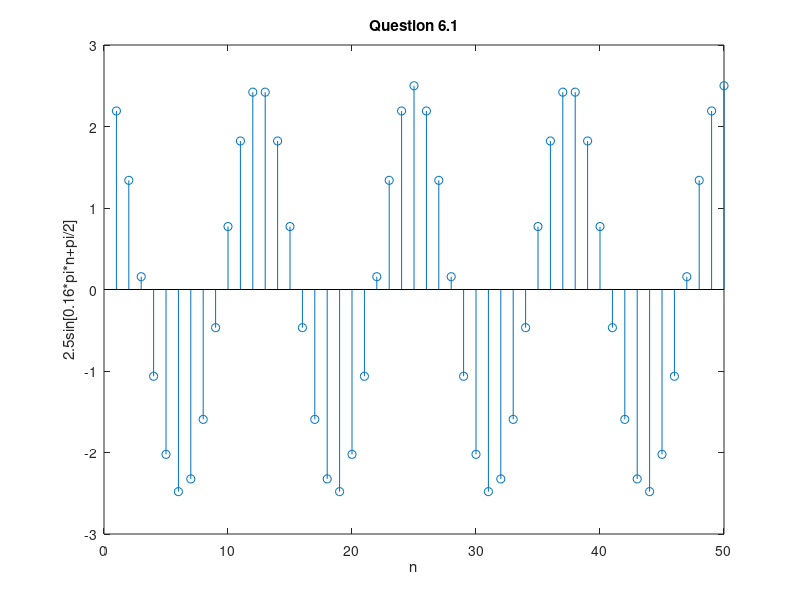

Source code (MATLAB):
x=1:50;
y=2.5.*sin((2*pi*0.08*x)+(pi/2));
stem(x,y);
title('Question 6.1')
ylabel('2.5sin[0.16*pi*n+pi/2]');
xlabel('n');